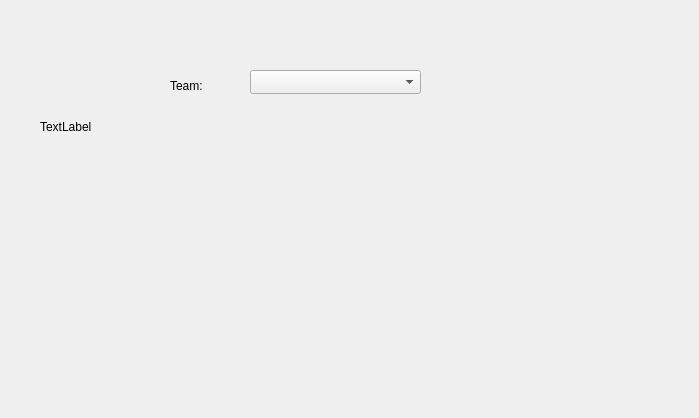
<?xml version="1.0" encoding="UTF-8"?>
<ui version="4.0">
 <class>ChampionTrophy</class>
 <widget class="QDialog" name="ChampionTrophy">
  <property name="geometry">
   <rect>
    <x>0</x>
    <y>0</y>
    <width>699</width>
    <height>418</height>
   </rect>
  </property>
  <property name="minimumSize">
   <size>
    <width>699</width>
    <height>418</height>
   </size>
  </property>
  <property name="maximumSize">
   <size>
    <width>699</width>
    <height>418</height>
   </size>
  </property>
  <property name="windowTitle">
   <string>Dialog</string>
  </property>
  <widget class="QComboBox" name="comboBox">
   <property name="geometry">
    <rect>
     <x>250</x>
     <y>70</y>
     <width>171</width>
     <height>24</height>
    </rect>
   </property>
   <property name="currentText">
    <string/>
   </property>
   <property name="placeholderText">
    <string>Select</string>
   </property>
  </widget>
  <widget class="QLabel" name="label">
   <property name="geometry">
    <rect>
     <x>170</x>
     <y>70</y>
     <width>71</width>
     <height>31</height>
    </rect>
   </property>
   <property name="styleSheet">
    <string notr="true">font: 700 17pt &quot;Segoe UI&quot;;
color: rgb(0, 0, 0);</string>
   </property>
   <property name="text">
    <string>Team:</string>
   </property>
  </widget>
  <widget class="QLabel" name="matchdetails">
   <property name="geometry">
    <rect>
     <x>40</x>
     <y>120</y>
     <width>641</width>
     <height>271</height>
    </rect>
   </property>
   <property name="text">
    <string>TextLabel</string>
   </property>
   <property name="alignment">
    <set>Qt::AlignmentFlag::AlignLeading|Qt::AlignmentFlag::AlignLeft|Qt::AlignmentFlag::AlignTop</set>
   </property>
   <property name="margin">
    <number>5</number>
   </property>
  </widget>
 </widget>
 <resources/>
 <connections/>
</ui>
